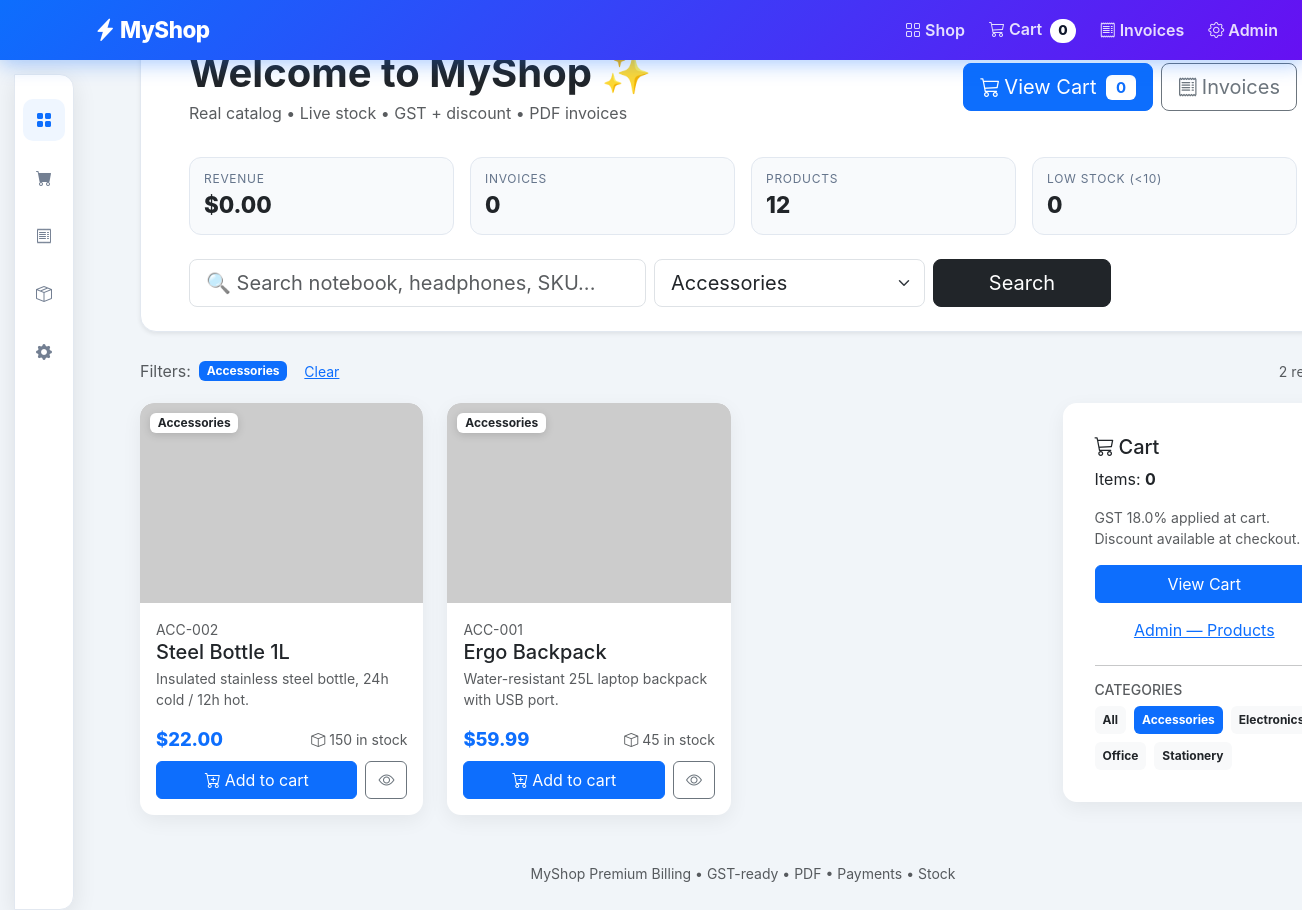
Screenshot of /?cat=Accessories with the database file from the repository.
### tables this page shows
CREATE TABLE products (
    id INTEGER PRIMARY KEY AUTOINCREMENT,
    name TEXT NOT NULL,
    description TEXT DEFAULT '',
    category TEXT DEFAULT 'General',
    price REAL NOT NULL,
    stock INTEGER NOT NULL DEFAULT 50,
    sku TEXT DEFAULT '',
    image_url TEXT
);

### app.py (the view)
@app.route("/")
def index():
    db = get_db()
    q = (request.args.get("q") or "").strip()
    cat = (request.args.get("cat") or "").strip()
    query = "SELECT * FROM products WHERE 1=1"
    params: list = []
    if q:
        query += " AND (name LIKE ? OR description LIKE ? OR sku LIKE ?)"
        params += [f"%{q}%", f"%{q}%", f"%{q}%"]
    if cat:
        query += " AND category = ?"
        params.append(cat)
    query += " ORDER BY id DESC"
    products = db.execute(query, params).fetchall()
    cats = [r[0] for r in db.execute("SELECT DISTINCT category FROM products ORDER BY category").fetchall() if r[0]]
    cart = session.get("cart", {})
    cart_count = sum(cart.values()) if cart else 0
    try:
        revenue = db.execute("SELECT COALESCE(SUM(total),0) FROM invoices").fetchone()[0] or 0
        inv_count = db.execute("SELECT COUNT(*) FROM invoices").fetchone()[0] or 0
        prod_count = db.execute("SELECT COUNT(*) FROM products").fetchone()[0] or 0
        low_stock = db.execute("SELECT COUNT(*) FROM products WHERE stock < 10").fetchone()[0] or 0
    except Exception:
        revenue, inv_count, prod_count, low_stock = 0, 0, len(products), 0
    stats = {"revenue": revenue, "invoices": inv_count, "products": prod_count, "low_stock": low_stock}
    return render_template("index.html", products=products, cart_count=cart_count,
                           categories=cats, active_cat=cat, search_q=q, stats=stats,
                           tax_default=TAX_DEFAULT)

### app.py (called while the page is built)
def get_db():
    db = getattr(g, "db", None)
    if db is None:
        db = g.db = sqlite3.connect(DB_PATH)
        db.row_factory = sqlite3.Row
    return db

def _cols(db, table):
    try:
        return [r[1] for r in db.execute(f"PRAGMA table_info({table})").fetchall()]
    except Exception:
        return []

@app.before_request
def ensure_migrations():
    if DB_PATH.exists():
        try:
            migrate_db()
        except Exception:
            pass

@app.after_request
def set_security_headers(response):
    response.headers.setdefault("X-Content-Type-Options", "nosniff")
    response.headers.setdefault("X-Frame-Options", "SAMEORIGIN")
    response.headers.setdefault("Referrer-Policy", "no-referrer")
    return response

### templates/index.html (shortened to what this page needs)
{% extends "layout.html" %}
{% block hero %}
  <div class="hero hero-home bg-white shadow-sm mb-4">
    <div class="container-fluid px-4 px-lg-5 py-4">
      <div class="d-flex justify-content-between align-items-center flex-wrap gap-3">
        <div>
          <h1 class="display-6 fw-bold mb-1">Welcome to MyShop ✨</h1>
          <p class="text-muted mb-0">Real catalog • Live stock • GST + discount • PDF invoices</p>
        </div>
        <div class="d-flex gap-2">
          <a href="/cart" class="btn btn-primary btn-lg"><i class="bi bi-cart3 me-1"></i>View Cart <span class="badge bg-white text-primary ms-1">{{ cart_count or 0 }}</span></a>
          <a href="/invoices" class="btn btn-outline-secondary btn-lg"><i class="bi bi-receipt me-1"></i>Invoices</a>
        </div>
      </div>
      <div class="row g-3 mt-3">
        <div class="col-6 col-md-3"><div class="stat-card"><div class="stat-label">Revenue</div><div class="stat-value">${{ '%.2f'|format(stats.revenue) }}</div></div></div>
        <div class="col-6 col-md-3"><div class="stat-card"><div class="stat-label">Invoices</div><div class="stat-value">{{ stats.invoices }}</div></div></div>
        <div class="col-6 col-md-3"><div class="stat-card"><div class="stat-label">Products</div><div class="stat-value">{{ stats.products }}</div></div></div>
        <div class="col-6 col-md-3"><div class="stat-card {{ 'stat-warn' if stats.low_stock else '' }}"><div class="stat-label">Low stock (&lt;10)</div><div class="stat-value">{{ stats.low_stock }}</div></div></div>
      </div>
      <form class="row g-2 mt-3" method="get" action="/">
        <div class="col-12 col-md-6 col-xl-5"><input name="q" value="{{ search_q }}" class="form-control form-control-lg" placeholder="🔍 Search notebook, headphones, SKU..."></div>
        <div class="col-8 col-md-4 col-xl-3">
          <select name="cat" class="form-select form-select-lg" onchange="this.form.submit()">
            {% for c in categories %}
            <option value="{{ c }}" {{ 'selected' if c == active_cat else '' }}>{{ c }}</option>
            {% endfor %}
          </select>
        </div>
        <div class="col-4 col-md-2 col-xl-2 d-grid"><button class="btn btn-dark btn-lg">Search</button></div>
      </form>
    </div>
  </div>
{% endblock %}
{% block content %}
  {% if active_cat or search_q %}
  <div class="mb-3 d-flex gap-2 align-items-center">
    <span class="text-muted">Filters:</span>
    {% if active_cat %}<span class="badge bg-primary">{{ active_cat }}</span>{% endif %}
    <a href="/" class="btn btn-sm btn-link">Clear</a>
    <span class="text-muted small ms-auto">{{ products|length }} result(s)</span>
  </div>
  {% endif %}
  <div class="row g-4">
    <div class="col-lg-9">
      <div class="row row-cols-2 row-cols-lg-3 g-3 g-md-4">
        {% for p in products %}
        <div class="col">
          <div class="card h-100 product-card shadow-sm">
            <div class="product-img-wrap">
              {% if p.image_url %}
                <img src="{{ p.image_url }}" loading="lazy" class="card-img-top product-img" alt="{{ p.name }}" onerror="this.onerror=null;this.src='https://picsum.photos/seed/myshop{{ p.id }}/600/400'">
              {% else %}
                <img src="https://picsum.photos/seed/myshop{{ p.id }}/600/400" loading="lazy" class="card-img-top product-img" alt="{{ p.name }}">
              {% endif %}
              <span class="badge bg-white text-dark category-badge">{{ p.category or 'General' }}</span>
            </div>
            <div class="card-body d-flex flex-column">
              <div class="small text-muted">{{ p.sku or '' }}</div>
              <h5 class="card-title mb-1"><a href="/product/{{ p.id }}" class="product-link">{{ p.name }}</a></h5>
              <p class="card-text text-muted small product-desc">{{ p.description or '' }}</p>
              <div class="mt-auto">
                <div class="d-flex justify-content-between align-items-center mb-2">
                  <div class="price">${{ '%.2f'|format(p.price) }}</div>
                  <div class="small {{ 'text-danger fw-bold' if (p.stock or 0) < 10 else 'text-muted' }}"><i class="bi bi-box me-1"></i>{{ p.stock }} in stock</div>
                </div>
                <div class="d-flex gap-2">
                  <form action="/cart/add/{{ p.id }}" method="post" class="flex-fill d-grid">
                    <button class="btn btn-primary" {{ 'disabled' if (p.stock or 0) <= 0 else '' }}><i class="bi bi-cart-plus me-1"></i>{{ 'Out of stock' if (p.stock or 0) <= 0 else 'Add to cart' }}</button>
                  </form>
                  <a href="/product/{{ p.id }}" class="btn btn-outline-secondary"><i class="bi bi-eye"></i></a>
                </div>
              </div>
            </div>
          </div>
        </div>
        {% else %}
        <div class="col-12"><div class="alert alert-light">No products found. <a href="/">Clear filters</a></div></div>
        {% endfor %}
      </div>
    </div>
    <div class="col-lg-3">
      <div class="card shadow-sm sticky-sidebar p-3">
        <div class="card-body">
          <h5 class="card-title"><i class="bi bi-cart3 me-1"></i>Cart</h5>
          <p class="card-text">Items: <strong>{{ cart_count or 0 }}</strong></p>
          <p class="small text-muted">GST {{ tax_default }}% applied at cart. Discount available at checkout.</p>
          <a href="/cart" class="btn btn-primary w-100">View Cart</a>
          <a href="/admin/products" class="btn btn-link mt-2 w-100">Admin — Products</a>
          <hr>
          <h6 class="small text-muted text-uppercase">Categories</h6>
          <div class="d-flex flex-wrap gap-2">
            <a href="/" class="badge {{ 'bg-dark' if not active_cat else 'bg-light text-dark' }} text-decoration-none p-2">All</a>
            {% for c in categories %}
            <a href="/?cat={{ c }}" class="badge {{ 'bg-primary' if c == active_cat else 'bg-light text-dark' }} text-decoration-none p-2">{{ c }}</a>
            {% endfor %}
          </div>
        </div>
      </div>
    </div>
  </div>
{% endblock %}

### static/css/style.css (style rules this page uses)
body { background: #f1f5f9; font-family: Inter, system-ui, -apple-system, Segoe UI, Roboto, sans-serif; }
.hero { border-radius: 16px; border: 1px solid #e2e8f0; }
.hero-home { margin-top: 0; }
.stat-card { background: #f8fafc; border: 1px solid #e2e8f0; border-radius: 12px; padding: 12px 14px; }
.stat-label { font-size: .75rem; text-transform: uppercase; letter-spacing: .06em; color: #64748b; }
.stat-value { font-size: 1.4rem; font-weight: 800; }
.card { border: none; border-radius: 14px; }
.card.shadow-sm { box-shadow: 0 6px 20px rgba(2,6,23,.06) !important; }
.product-img-wrap { position: relative; }
.product-img { height: 200px; object-fit: cover; border-radius: 14px 14px 0 0; background: #e2e8f0; }
.category-badge { position: absolute; top: 10px; left: 10px; box-shadow: 0 2px 8px rgba(0,0,0,.15); }
.product-card { transition: transform .15s ease, box-shadow .15s ease; overflow: hidden; }
.price { font-weight: 800; color: #0d6efd; font-size: 1.15rem; }
.product-link { color: inherit; text-decoration: none; }
.product-desc { min-height: 38px; display: -webkit-box; -webkit-line-clamp: 2; -webkit-box-orient: vertical; overflow: hidden; }
.sticky-sidebar { position: sticky; top: 84px; }

### rows the page displays
products: category "Accessories", sku "ACC-002", name "Steel Bottle 1L", description "Insulated stainless steel bottle, 24h cold / 12h hot.", price "22.00", stock "150", stock "Add to cart"
products: category "Accessories", sku "ACC-001", name "Ergo Backpack", description "Water-resistant 25L laptop backpack with USB port.", price "59.99", stock "45", stock "Add to cart"

### other values shown
{{ cart_count or 0 }} "0"
{{ '%.2f'|format(stats.revenue) }} "0.00"
{{ stats.invoices }} "0"
{{ stats.products }} "12"
{{ stats.low_stock }} "0"
{{ active_cat }} "Accessories"
{{ products|length }} "2"
{{ tax_default }} "18.0"
{{ c }} "Accessories" "Office" "Stationery"
form field cat "Accessories"
